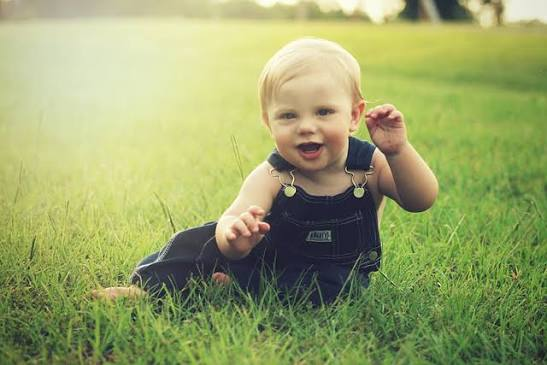
#> input picture images/bebek.jpg, 547 x 365 px; its folder holds only this picture in this run
$ python deneme.py
#> lines starting #> are read from the running program, lines starting #| are printed output that depends on the picture
### ozellikler.py
import sys
import cv2
import numpy as np

def oku(yol, genislik=800):
#> called with yol = 'images/bebek.jpg', genislik = 800
    img = cv2.imread(yol)
#> img is the input picture: shape (365, 547, 3); mean B, G, R 105.6, 163.7, 153.1
    if img is None:
        raise FileNotFoundError(yol)
    oran = genislik / img.shape[1]
#> oran = 1.46
    return cv2.resize(img, (genislik, int(img.shape[0] * oran)))

# [21 lines left out: functions parlaklik_doygunluk, kenar_yogunlugu, renk_sicakligi, not called in this run]
def kontrast(img):
    hsv = cv2.cvtColor(img, cv2.COLOR_BGR2HSV)
#> hsv: shape (533, 800, 3); mean H, S, V 42.2, 98.6, 167.7
    return hsv[:, :, 2].std() / 128

def canli_oran(img):
    hsv = cv2.cvtColor(img, cv2.COLOR_BGR2HSV)
    s = hsv[:, :, 1]
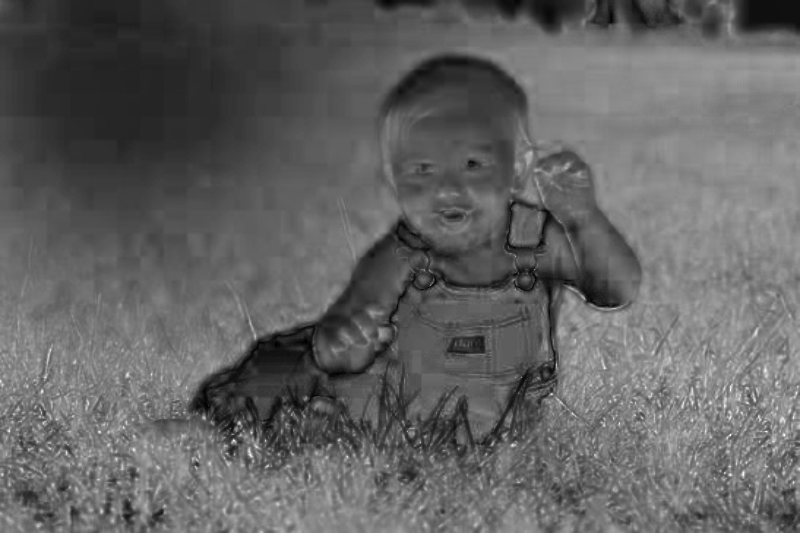
#> s: shape (533, 800); min 0, max 255, mean 98.6
    v = hsv[:, :, 2]
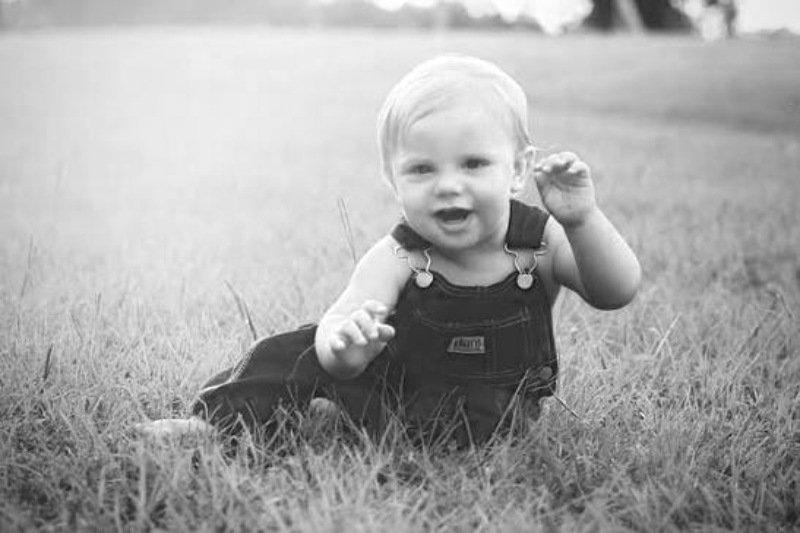
#> v: shape (533, 800); min 15, max 255, mean 167.7
    return ((s > 128) & (v > 100)).mean()

# [7 lines that do not run on import are left out]

### deneme.py
import os
import pandas as pd
from ozellikler import oku, kontrast, canli_oran

satirlar = []
for ad in sorted(os.listdir("images")):
    if not ad.lower().endswith((".jpg", ".jpeg", ".png")):
        continue
    img = oku(os.path.join("images", ad))
    satirlar.append({
        "gorsel": ad,
        "kontrast": round(kontrast(img), 3),
        "canli": round(canli_oran(img), 3),
    })

print(pd.DataFrame(satirlar).to_string(index=False))
#|    gorsel  kontrast  canli
#| bebek.jpg     0.433  0.235

$ run again, on images/gunbatti.jpg
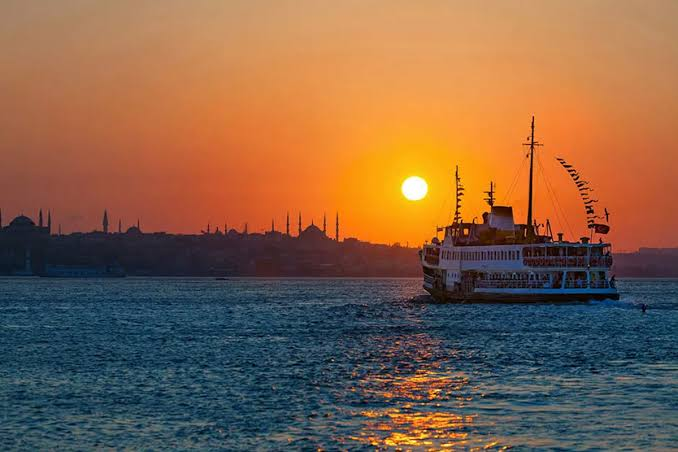
#> input picture images/gunbatti.jpg, 678 x 452 px
#> in oku, img is the input picture: shape (452, 678, 3); mean B, G, R 73, 97.6, 132.4
#> hsv: shape (533, 800, 3); mean H, S, V 54.7, 149.1, 148.8
#> in canli_oran, `s = hsv[:, :, 1]`:
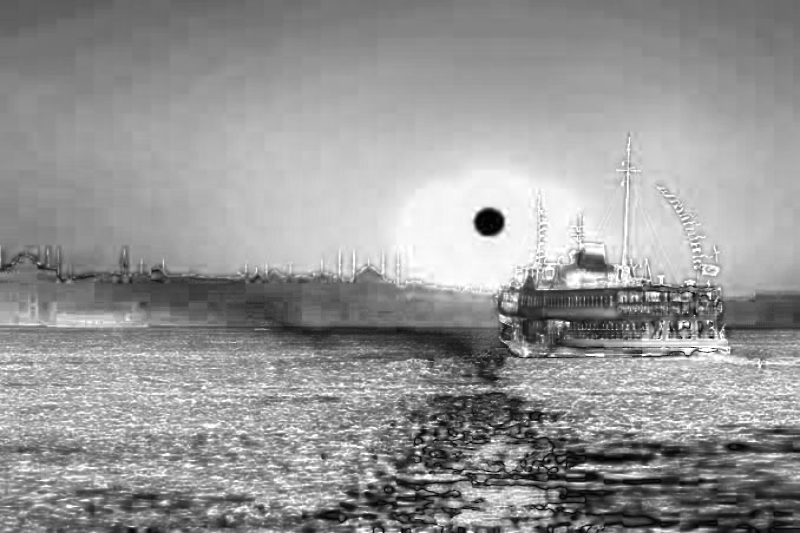
#> s: shape (533, 800); min 0, max 255, mean 149.1
#> in canli_oran, `v = hsv[:, :, 2]`:
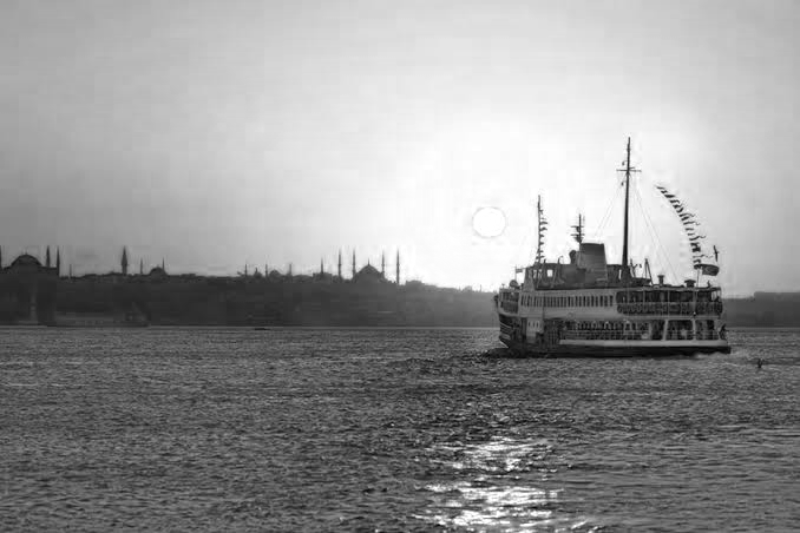
#> v: shape (533, 800); min 3, max 255, mean 148.8
#|       gorsel  kontrast  canli
#| gunbatti.jpg     0.531  0.485

$ run again, on images/dag.jpg
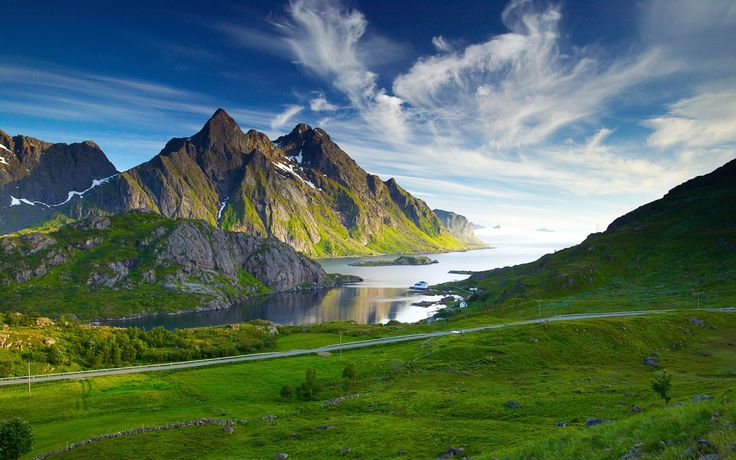
#> input picture images/dag.jpg, 736 x 460 px
#> in oku, img is the input picture: shape (460, 736, 3); mean B, G, R 91.9, 107.8, 84.7
#> hsv: shape (500, 800, 3); mean H, S, V 72.6, 137.8, 121.8
#> in canli_oran, `s = hsv[:, :, 1]`:
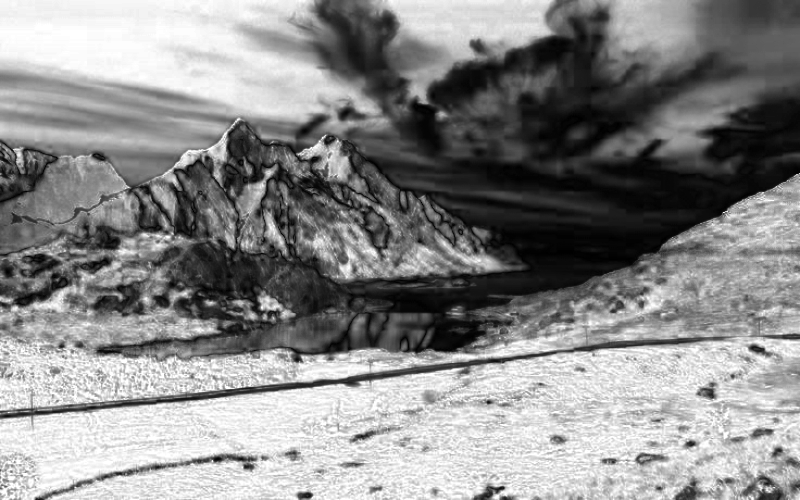
#> s: shape (500, 800); min 0, max 255, mean 137.8
#> in canli_oran, `v = hsv[:, :, 2]`:
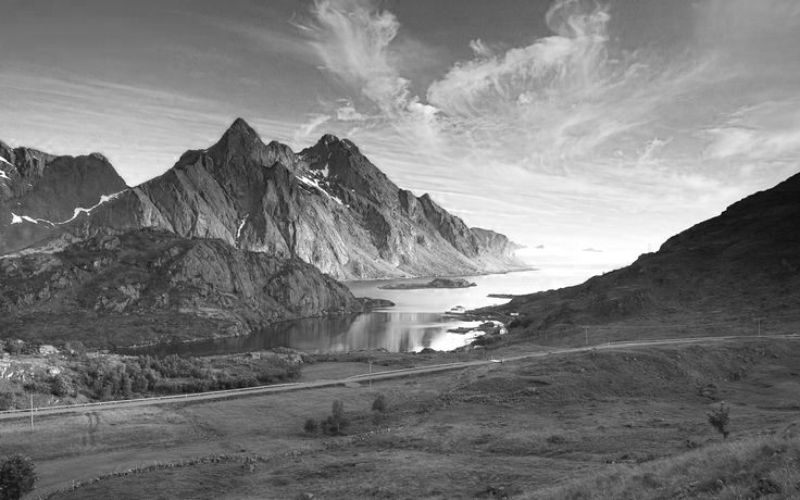
#> v: shape (500, 800); min 6, max 255, mean 121.8
#|  gorsel  kontrast  canli
#| dag.jpg     0.422  0.231
